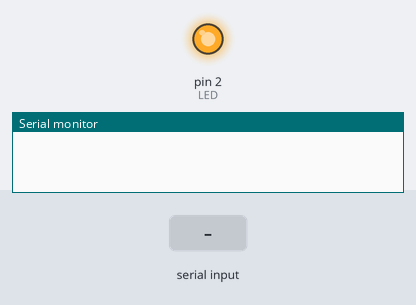
Bench run of a sketch on a simulated Arduino Uno, built with avr-gcc and run on an emulated ATmega328P. Shown: output pins drawn as LEDs (lit = HIGH), the last lines printed to the serial monitor. Inputs (shaded band) come from the test bench.

Above: at 1.2 s.
1.3 s: "0" received over Serial
At 2.3 s:
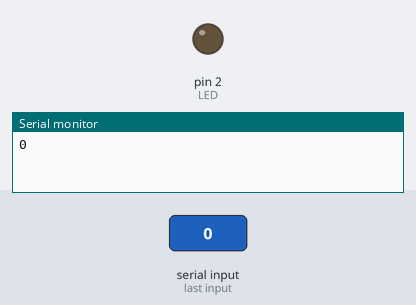
2.8 s: "1" received over Serial
At 3.5 s:
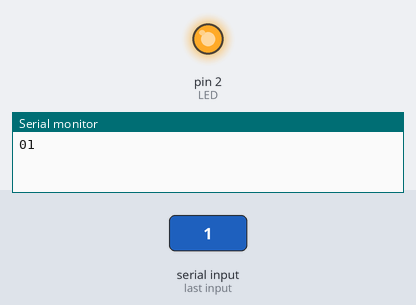
Timing chart, 0 to 5.8 s (numbered marks = the images above; inputs shaded):
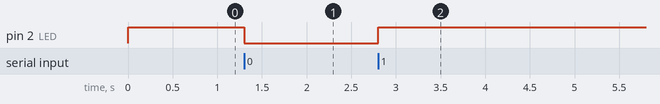

The sketch:

sketch-serial-port-comm.ino
```cpp
// Author: mauricioge <mauricioge@gmail.com> Aug/20/2019
// Arduino interacts with Pytho through serial port
// Use prg-serial-port-comm.py in order to turn on/off the built-in LED

char sd; // serial data
int LED = 2;

void setup() {
  pinMode(LED, OUTPUT);
  digitalWrite(LED, HIGH);
  Serial.begin(9600);
}

void loop() {
  if (Serial.available() > 0)
  {
    sd = Serial.read();
    Serial.print(sd);

    if (sd == '1') {
      digitalWrite(LED, HIGH);
    } else if (sd == '0') {
      digitalWrite(LED, LOW);
    }
  }
}
```

Measured:
- after the input at 1.3 s, pin 2 (LED): HIGH → LOW at once
- after the input at 2.8 s, pin 2 (LED): LOW → HIGH at once
